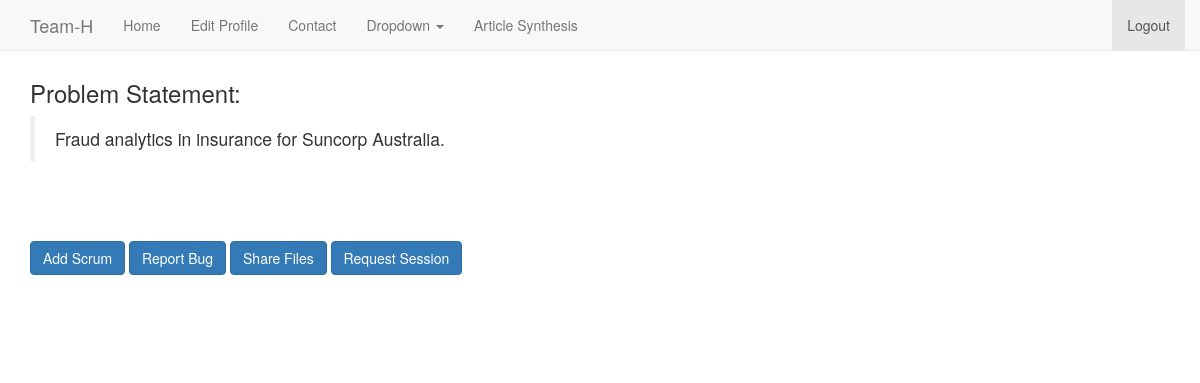
The page /ironman/1/ (signed in) on the database as committed earlier.
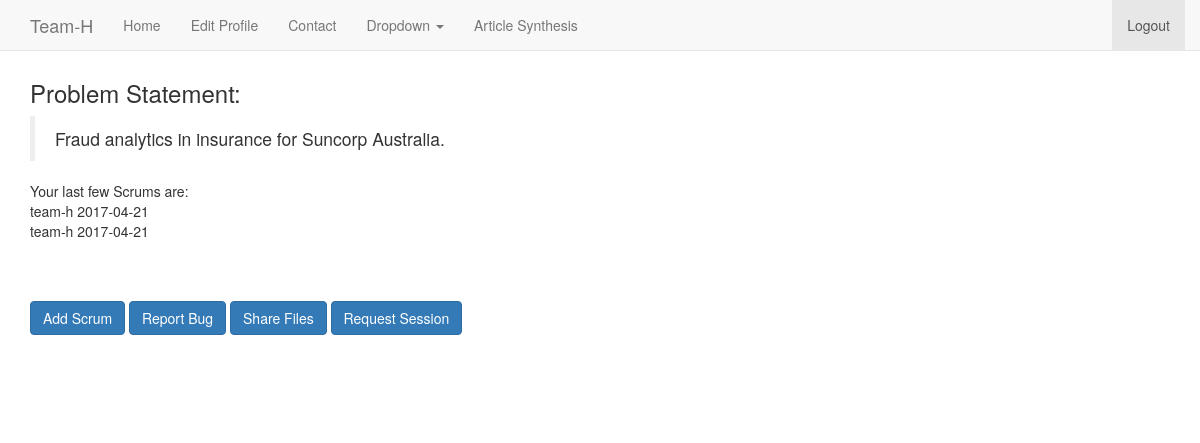
The same page on the database as committed later.
### ironman/models.py (models this page shows)
class Scrum(models.Model):
    comp_yest = models.TextField(max_length=500 )
    roadblk = models.CharField(max_length=500,blank=True, verbose_name='RoadBlocks if any')
    plan_tdy = models.CharField(max_length=500)
    learning = models.CharField(max_length=500,blank=True)
    date = models.DateField(default='2011-11-11')
    created_by = models.CharField(max_length=50)
    project = models.ForeignKey(Project, blank=True, null=True)
    def __str__(self):
        return self.created_by + " " + str(self.date)

### ironman/views.py (the view, shortened to what this page needs)
# urls.py: url(r'^(\d{1,2})/$', views.project ),
def project(request,projNum):
    scrumform = ScrumForm()
    bugform = BugForm()
    sessionform = SessReqForm()
    shareform = ShareDocForm()
    sessions = SessionReq.objects.filter(
        project=Project.objects.get(id=projNum))
    if request.method == "GET":
        obj = Folder.objects.get(project=Project.objects.get(id=projNum),
                                  team=request.user)
        prob_stat = obj.prob_stat
        is_active = obj.is_active
        scrums = Scrum.objects.filter(created_by=request.user)
        context = {'scrumform': scrumform, 'scrums':scrums,
                   'bugform': bugform ,'shareform':shareform,
                   'sessionform':sessionform ,'sessions':sessions ,
                   'projNum':projNum, 'prob_stat':prob_stat,
                   'is_active': is_active}
        return render(request, 'scrumForm.html', context)

### ironman/templates/scrumForm.html (shortened to what this page needs)
{% extends 'base.html' %}
{% load bootstrap3 %}
{% if user.is_authenticated %}
{% block body %}
     <h3 >Problem Statement:</h3>
        <div >
            <blockquote>{{ prob_stat }}</blockquote>
        </div>
    {% if scrums %}
    Your last few Scrums are:<br>
        {% for scrum in scrums %}
            {{ scrum }}<br>
        {% endfor %}
{% endif %}
<br><br><br>
{% if is_active %}
    <button type="button" class="btn btn-primary" data-toggle="collapse" data-target="#scrum">Add Scrum</button>
    <button type="button" class="btn btn-primary" data-toggle="collapse" data-target="#bug">Report Bug</button>
    <button type="button" class="btn btn-primary" data-toggle="collapse" data-target="#share">Share Files</button>
    <button type="button" class="btn btn-primary" data-toggle="collapse" data-target="#session">Request Session</button>
    <br><br>
     <br><br><br>
{% endif %}
{% endblock %}
{% endif %}

Rows that differ between the two databases and show on the page:
added Scrum: created_by+date "team-h 2017-04-21"
added Scrum: created_by+date "team-h 2017-04-21"
Other text that changed with them:
text now shown: "Your last few Scrums are:"
